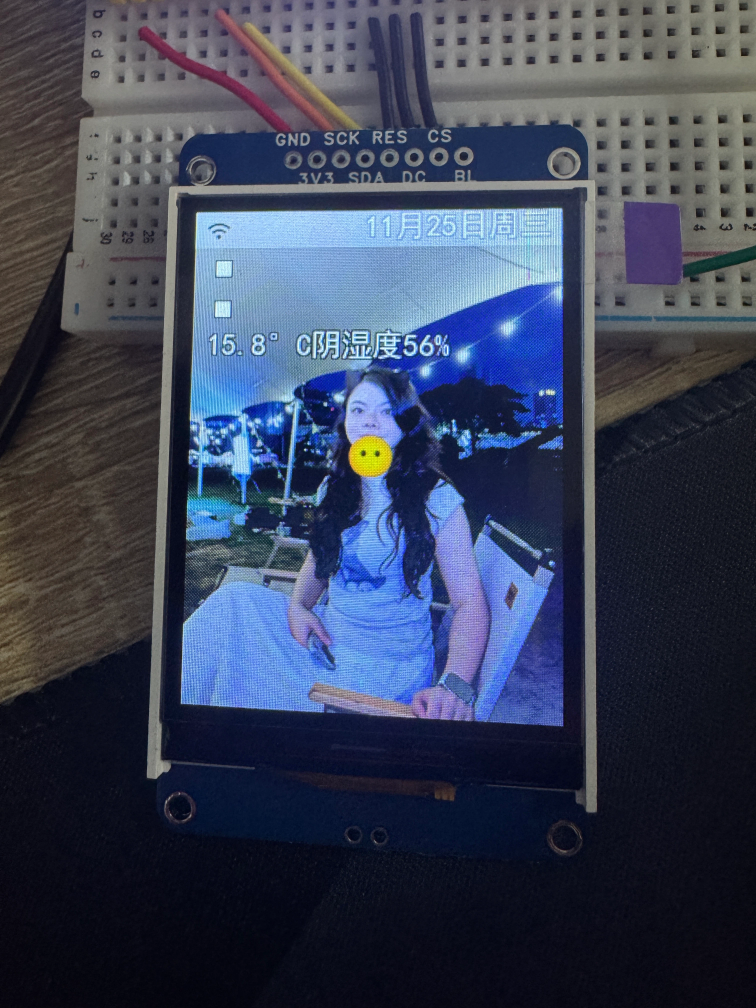
#> input picture xes/board_new.jpg, 3024 x 4032 px, found by its file name (shown at 1/4 size)
$ python crop3.py
#> lines starting #> are read from the running program, lines starting #| are printed output that depends on the picture
from PIL import Image
im = Image.open(r"C:\Users\Administrator\Doubao\chats\2026-11-24\new-chat\xes\board_new.jpg")
#> im is the input picture: PIL image 3024x4032 RGB; mean R, G, B 58.4, 66.4, 87.6
im.crop((660, 520, 2300, 1250)).save(r"C:\Users\Administrator\Doubao\chats\2026-11-24\new-chat\xes\crop_clock.png")
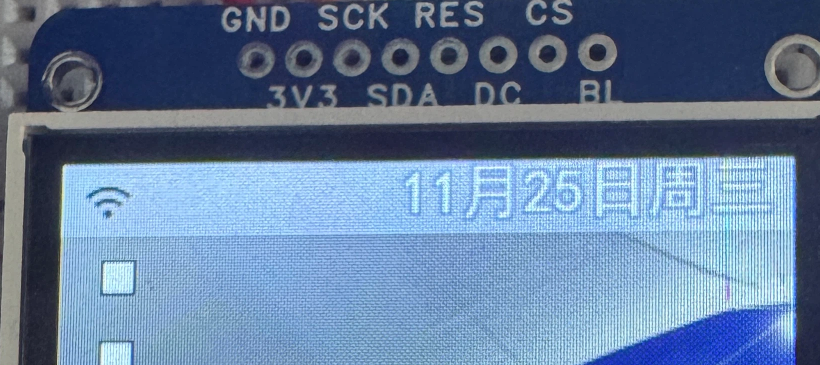
#> saved as crop_clock.png: PIL image 1640x730 RGB (shown at 1/2 size); mean R, G, B 99.9, 124.8, 156.3
print("ok")

$ run again, with xes/b3.jpg copied over xes/board_new.jpg
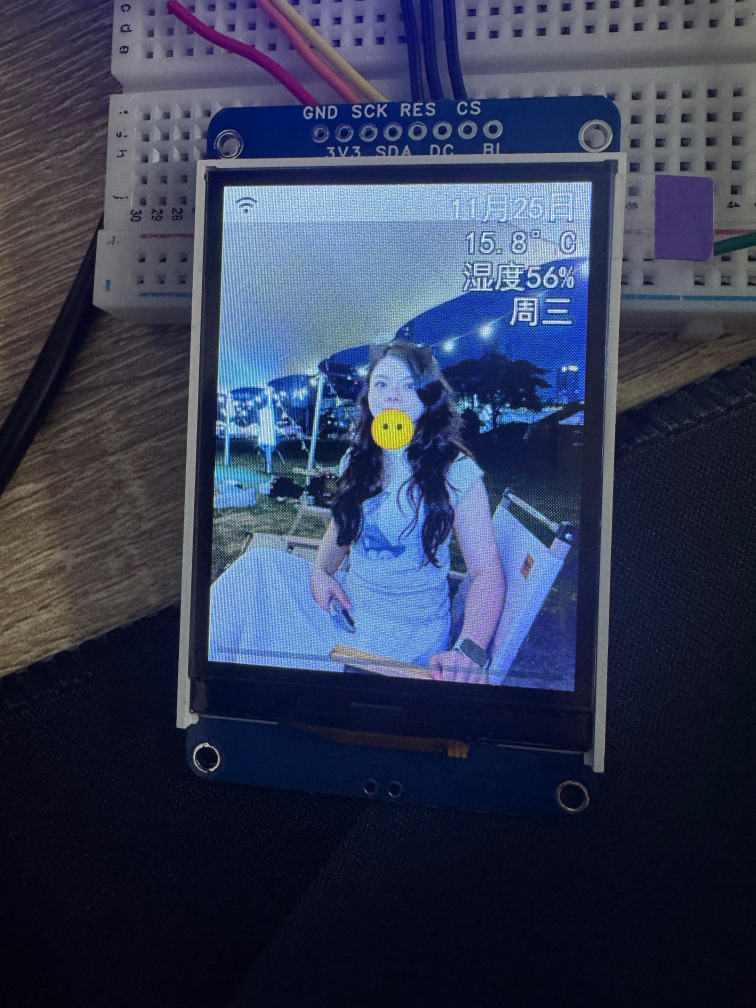
#> input picture xes/b3.jpg, 3024 x 4032 px, found by its file name (shown at 1/4 size)
#> im is the input picture: PIL image 3024x4032 RGB; mean R, G, B 52.3, 60.2, 85.2
#> `im.crop((660, 520, 2300, 1250)).save(r"C:\Users\Administrator\Doubao\c..`:
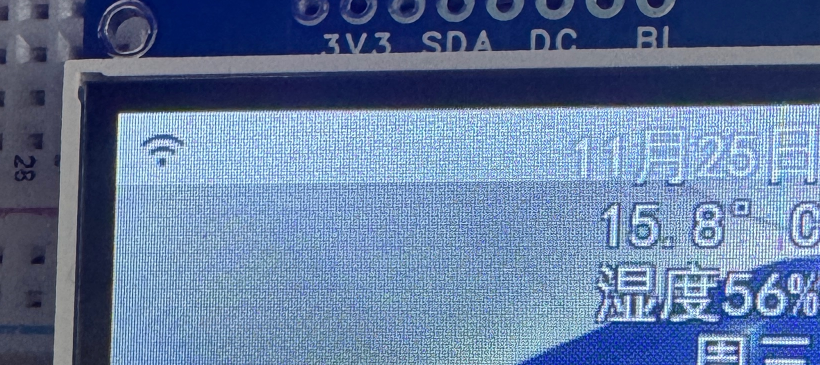
#> saved as crop_clock.png: PIL image 1640x730 RGB (shown at 1/2 size); mean R, G, B 98.8, 121.7, 157.6
